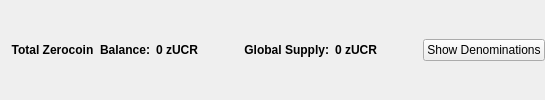
                       <widget class="QFrame" name="balanceSupplyFrame">
                        <layout class="QHBoxLayout" name="horizontalLayout_2" stretch="0,0,0,1,0">
                         <property name="rightMargin">
                          <number>0</number>
                         </property>
                         <item>
                          <layout class="QHBoxLayout" name="horizontalLayout_34">
                           <item>
                            <widget class="QLabel" name="labelzAvailableText_3">
                             <property name="font">
                              <font>
                               <weight>75</weight>
                               <bold>true</bold>
                              </font>
                             </property>
                             <property name="toolTip">
                              <string>Total Balance including unconfirmed and immature zUCR</string>
                             </property>
                             <property name="text">
                              <string>Total Zerocoin  Balance:</string>
                             </property>
                             <property name="alignment">
                              <set>Qt::AlignRight|Qt::AlignTrailing|Qt::AlignVCenter</set>
                             </property>
                            </widget>
                           </item>
                           <item>
                            <widget class="QLabel" name="labelzAvailableAmount_4">
                             <property name="minimumSize">
                              <size>
                               <width>40</width>
                               <height>0</height>
                              </size>
                             </property>
                             <property name="font">
                              <font>
                               <weight>75</weight>
                               <bold>true</bold>
                              </font>
                             </property>
                             <property name="toolTip">
                              <string>Total Balance including unconfirmed and immature zUCR</string>
                             </property>
                             <property name="text">
                              <string>0 zUCR</string>
                             </property>
                             <property name="alignment">
                              <set>Qt::AlignLeading|Qt::AlignLeft|Qt::AlignVCenter</set>
                             </property>
                            </widget>
                           </item>
                          </layout>
                         </item>
                         <item>
                          <spacer name="horizontalSpacer_32">
                           <property name="orientation">
                            <enum>Qt::Horizontal</enum>
                           </property>
                           <property name="sizeHint" stdset="0">
                            <size>
                             <width>40</width>
                             <height>20</height>
                            </size>
                           </property>
                          </spacer>
                         </item>
                         <item>
                          <layout class="QHBoxLayout" name="horizontalLayout_35">
                           <item>
                            <widget class="QLabel" name="labelZsupplyText_2">
                             <property name="font">
                              <font>
                               <weight>75</weight>
                               <bold>true</bold>
                              </font>
                             </property>
                             <property name="text">
                              <string>Global Supply:</string>
                             </property>
                             <property name="alignment">
                              <set>Qt::AlignRight|Qt::AlignTrailing|Qt::AlignVCenter</set>
                             </property>
                            </widget>
                           </item>
                           <item>
                            <widget class="QLabel" name="labelZsupplyAmount_2">
                             <property name="font">
                              <font>
                               <weight>75</weight>
                               <bold>true</bold>
                              </font>
                             </property>
                             <property name="text">
                              <string>0 zUCR</string>
                             </property>
                            </widget>
                           </item>
                          </layout>
                         </item>
                         <item>
                          <spacer name="horizontalSpacer_31">
                           <property name="orientation">
                            <enum>Qt::Horizontal</enum>
                           </property>
                           <property name="sizeHint" stdset="0">
                            <size>
                             <width>40</width>
                             <height>20</height>
                            </size>
                           </property>
                          </spacer>
                         </item>
                         <item>
                          <widget class="QPushButton" name="pushButtonShowDenoms">
                           <property name="toolTip">
                            <string>Show zUCR denominations list</string>
                           </property>
                           <property name="text">
                            <string>Show Denominations</string>
                           </property>
                          </widget>
                         </item>
                        </layout>
                       </widget>
